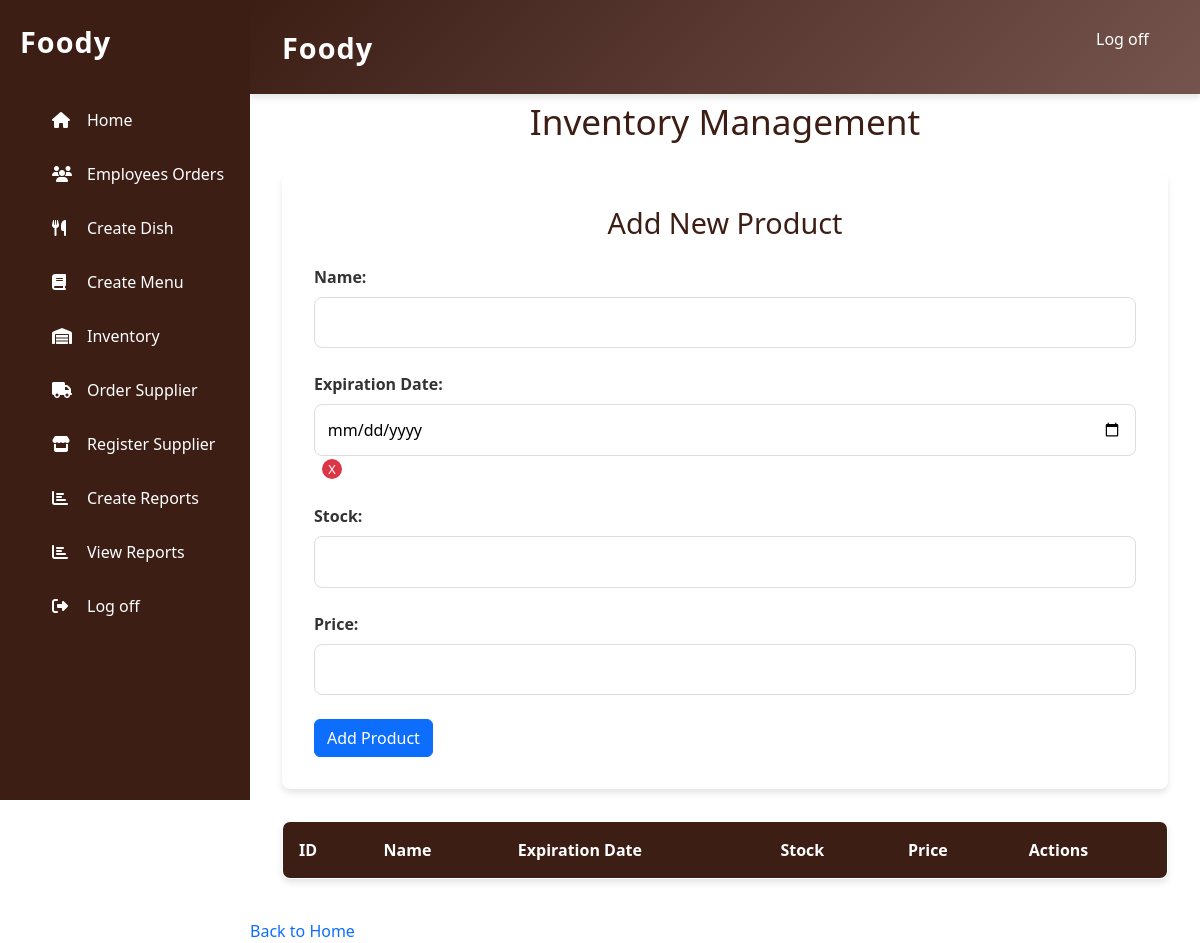
Page /DiningRoomManager/inventoryIngredients.php on the earlier database version.
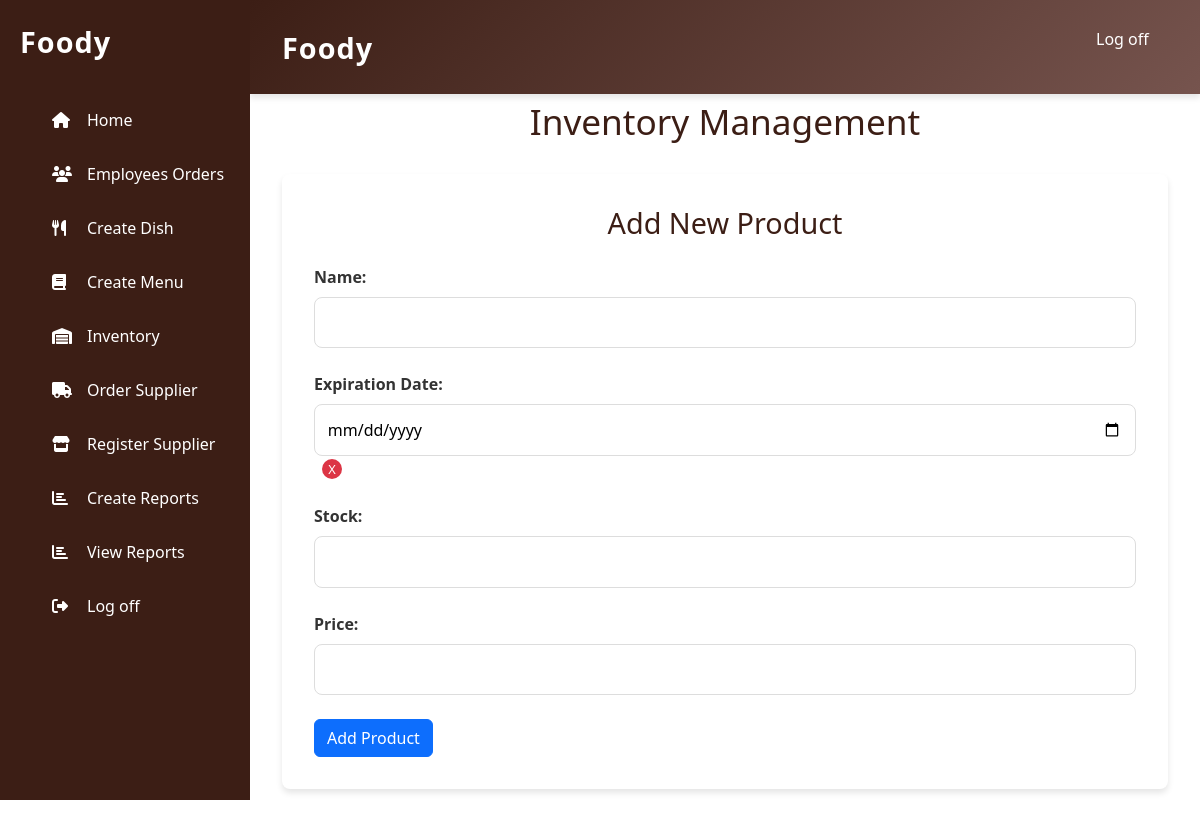
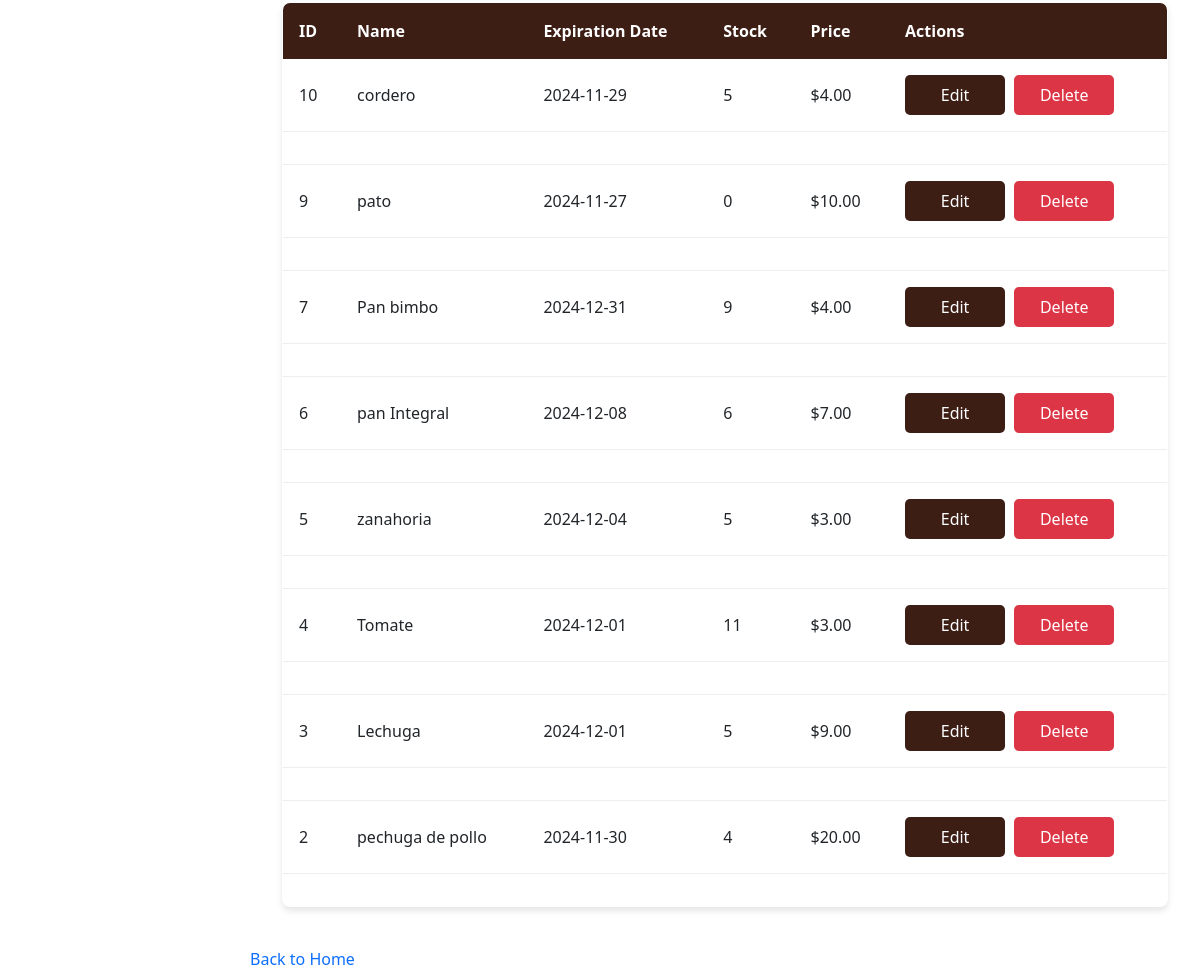
Same page on the later database version (2 pictures, top to bottom).
### tables this page shows
CREATE TABLE `ingredients` (
  `num` int NOT NULL AUTO_INCREMENT,
  `name` varchar(20) NOT NULL,
  `experitionDate` date DEFAULT NULL,
  `stock` int NOT NULL,
  `price` float NOT NULL,
  PRIMARY KEY (`num`)
);

### DiningRoomManager/inventoryIngredients.php (the view, shortened to what this page needs)
<?php
global $conn;
$query = "SELECT * FROM ingredients ORDER BY num DESC";
$result = $conn->query($query);
?>
<!DOCTYPE html>
<html lang="es">
<head>
    <link rel="stylesheet" href="/css/DiningRoMCSS/inventory.css">
    <link rel="stylesheet" href="../css/static/css/bootstrap.min.css">
</head>
<body>
<header>
        <div class="menu">
            <a href="homeDiningRoom.php" class="logo">Foody</a>
            <nav class="navbar">
                <ul>
                    <li><a href="../index.php">Log off</a></li>
                </ul>
            </nav>
        </div>
    </header>
    <aside class="sidebar">
        <a href="homeDiningRoom.php" class="logo">Foody</a>
        <nav class="sidebar-nav">
            <ul>
            <li><a href="homeDiningRoom.php"><i class="fas fa-home"></i>Home</a></li>
            <li><a href="viewOrderEmplo.php"><i class="fas fa-users"></i>Employees Orders</a></li>
                <li><a href="createDish.php"><i class="fas fa-utensils"></i>Create Dish</a></li>
                <li><a href="createmenu.php"><i class="fas fa-book"></i>Create Menu</a></li>
                <li><a href="inventoryIngredients.php"><i class="fas fa-warehouse"></i>Inventory</a></li>
                <li><a href="orderSupplier.php"><i class="fas fa-truck"></i>Order Supplier</a></li>
                <li><a href="createSupplier.php"><i class="fas fa-store"></i>Register Supplier</a></li>
                <li><a href="createReport.php"><i class="fas fa-chart-bar"></i>Create Reports</a></li>
                <li><a href="reports.php"><i class="fas fa-chart-bar"></i>View Reports</a></li>
                <li><a href="../index.php"><i class="fas fa-sign-out-alt"></i>Log off</a></li>
            </ul>
        </nav>
    </aside>
    <section class="inventory-list">
        <h1>Inventory Management</h1>
        <div class="add-form">
            <h2>Add New Product</h2>
            <form method="POST">
                <div class="form-group">
                    <label>Name:</label>
                    <input type="text" name="name" maxlength="20" required>
                </div>
                <div class="form-group">
                    <label>Expiration Date:</label>
                    <input type="date" name="expirationDate">
                    <span class="clear-date" onclick="clearDate(this)">X</span>
                </div>
                <div class="form-group">
                    <label>Stock:</label>
                    <input type="number" name="stock" required min="0">
                </div>
                <div class="form-group">
                    <label>Price:</label>
                    <input type="number" name="price" required min="0" step="0.01">
                </div>
                <button type="submit" name="add_product" class="btn btn-primary">
                    Add Product
                </button>
            </form>
        </div>
        <table border="1">
            <thead>
                <tr>
                    <th>ID</th>
                    <th>Name</th>
                    <th>Expiration Date</th>
                    <th>Stock</th>
                    <th>Price</th>
                    <th>Actions</th>
                </tr>
            </thead>
            <tbody>
                <?php while ($product = $result->fetch_assoc()): ?>
                    <tr>
                        <td><?php echo htmlspecialchars($product['num']); ?></td>
                        <td><?php echo htmlspecialchars($product['name']); ?></td>
                        <td><?php echo $product['experitionDate'] ? htmlspecialchars($product['experitionDate']) : 'Not specified'; ?></td>
                        <td><?php echo htmlspecialchars($product['stock']); ?></td>
                        <td>$<?php echo number_format($product['price'], 2); ?></td>
                        <td>
                            <button onclick="toggleEditForm('<?php echo $product['num']; ?>')" class="btn btn-edit">
                                Edit
                            </button>
                            <form method="POST" style="display:inline;">
                                <button type="submit" name="delete_product"
                                        value="<?php echo $product['num']; ?>"
                                        class="btn btn-delete"
                                        onclick="return confirm('Are you sure you want to delete this product?')">
                                    Delete
                                </button>
                            </form>
                        </td>
                    </tr>
                    <tr>
                        <td colspan="6">
                        </td>
                    </tr>
                <?php endwhile; ?>
            </tbody>
        </table>
    </section>
    <div class="buttons">
        <a href="homeDiningRoom.php" class="btn-home">Back to Home</a>
    </div>
</body>
</html>

### css/DiningRoMCSS/inventory.css (style rules this page uses)
:root { --primary-color: #3c1e15; --primary-light: #59422b; --secondary-color: #76544e; --success-color: #28a745; --danger-color: #dc3545; --background-color: #f4e4cd; --text-color: #333; --border-radius: 8px; --shadow: 0 4px 6px rgba(0, 0, 0, 0.1); }
* { margin: 0; padding: 0; box-sizing: border-box; text-decoration: none; list-style: none; }
body { font-family: 'Arial', sans-serif; line-height: 1.6; background-color: var(--background-color); min-height: 100vh; padding-left: 250px; }
header { background: linear-gradient(135deg, var(--primary-color) 0%, var(--secondary-color) 100%); padding: 1.2rem 0; box-shadow: var(--shadow); position: fixed; top: 0; right: 0; width: calc(100% - 250px); z-index: 100; }
.menu { display: flex; justify-content: space-between; align-items: center; padding: 0 2rem; }
.logo { color: white; font-size: 1.8rem; font-weight: bold; letter-spacing: 1px; transition: transform 0.3s ease; }
.navbar ul { display: flex; gap: 1.5rem; }
.navbar a { color: white; padding: 0.8rem 1.2rem; border-radius: var(--border-radius); transition: all 0.3s ease; }
.sidebar { width: 250px; position: fixed; top: 0; left: 0; height: 100vh; background-color: var(--primary-color); padding-top: 20px; z-index: 1000; }
.sidebar .logo { padding: 0 20px; margin-bottom: 30px; display: block; }
.sidebar-nav ul li a { padding: 15px 20px; color: #fff; display: flex; align-items: center; transition: all 0.3s ease; }
.sidebar-nav .fas { width: 25px; margin-right: 10px; }
.inventory-list { max-width: 1200px; margin: 100px auto 40px; padding: 0 2rem; }
.inventory-list h1 { color: var(--primary-color); font-size: 2.2rem; text-align: center; margin-bottom: 2rem; }
.add-form { background-color: white; padding: 2rem; border-radius: var(--border-radius); box-shadow: var(--shadow); margin-bottom: 2rem; }
.add-form h2 { color: var(--primary-color); text-align: center; margin-bottom: 1.5rem; font-size: 1.8rem; }
.form-group { margin-bottom: 1.5rem; }
.form-group label { display: block; font-weight: 600; color: var(--text-color); margin-bottom: 0.5rem; }
.form-group input { width: 100%; padding: 0.8rem; border: 1px solid #ddd; border-radius: var(--border-radius); font-size: 1rem; transition: all 0.3s ease; }
table { width: 100%; background-color: white; border-radius: var(--border-radius); box-shadow: var(--shadow); overflow: hidden; margin-bottom: 2rem; }
thead th { background-color: var(--primary-color); color: white; padding: 1rem; text-align: left; font-weight: 600; }
tbody td { padding: 1rem; border-bottom: 1px solid #eee; }
.btn { padding: 0.8rem 1.5rem; border: none; border-radius: var(--border-radius); cursor: pointer; font-weight: 500; transition: all 0.3s ease; min-width: 100px; }
.btn-primary { background-color: var(--primary-color); color: white; }
.btn-edit { background-color: var(--primary-color); color: white; margin-right: 0.5rem; }
.btn-delete { background-color: var(--danger-color); color: white; }
.clear-date { display: inline-block; width: 20px; height: 20px; line-height: 20px; text-align: center; background-color: var(--danger-color); color: white; border-radius: 50%; cursor: pointer; margin-left: 0.5rem; font-size: 0.8rem; transition: all 0.3s ease; }
a { text-decoration: none !important; color: inherit; }
.btn-edit { background-color: #3c1e15 !important; color: white !important; border: none !important; padding: 8px 16px !important; border-radius: 5px !important; cursor: pointer !important; margin-right: 5px !important; text-decoration: none !important; }
.btn-delete { background-color: #dc3545 !important; color: white !important; border: none !important; padding: 8px 16px !important; border-radius: 5px !important; cursor: pointer !important; text-decoration: none !important; }
.sidebar-nav a { text-decoration: none !important; color: white !important; }
.logo { text-decoration: none !important; color: white !important; }

Differences in the rows shown:
added ingredients: num "10", name "cordero", experitionDate "2024-11-29", stock "5", price "4.00"
added ingredients: num "9", name "pato", experitionDate "2024-11-27", stock "0", price "10.00"
added ingredients: num "7", name "Pan bimbo", experitionDate "2024-12-31", stock "9", price "4.00"
added ingredients: num "6", name "pan Integral", experitionDate "2024-12-08", stock "6", price "7.00"
added ingredients: num "5", name "zanahoria", experitionDate "2024-12-04", stock "5", price "3.00"
added ingredients: num "4", name "Tomate", experitionDate "2024-12-01", stock "11", price "3.00"
added ingredients: num "3", name "Lechuga", experitionDate "2024-12-01", stock "5", price "9.00"
added ingredients: num "2", name "pechuga de pollo", experitionDate "2024-11-30", stock "4", price "20.00"
